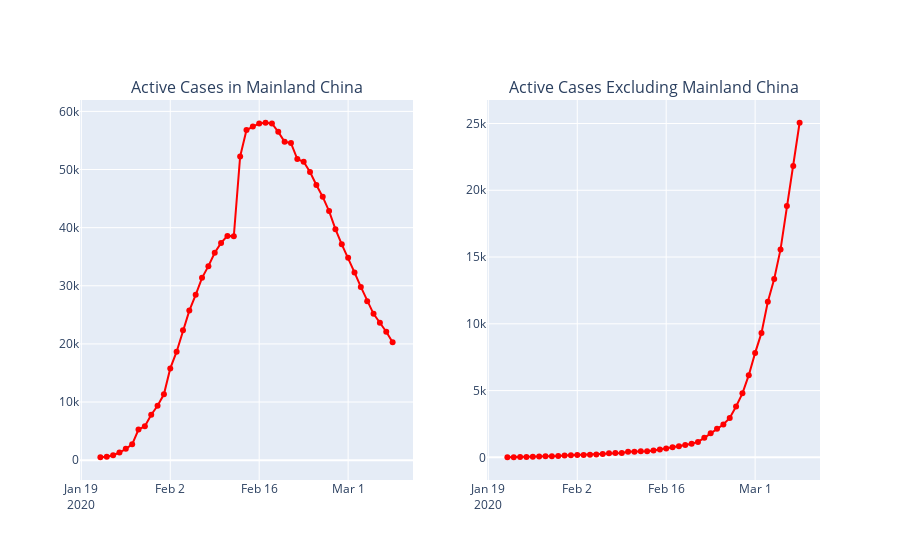

This figure's notebook cell:
### Code cell
fig = make_subplots(rows=1, cols=2,shared_xaxes=True,
                   subplot_titles=('Active Cases in Mainland China','Active Cases Excluding Mainland China'))
fig.add_trace(go.Scatter(x=ActiveCasesChina['Date'],y=ActiveCasesChina['Active Cases'],
                         mode='lines+markers',
                         name='New Cases',
                         line=dict(color=chartcol,width=2)),
                         row=1,col=1)
fig.add_trace(go.Scatter(x=ActiveCasesExcludingChina['Date'],y=ActiveCasesExcludingChina['Active Cases'],
                         mode='lines+markers',
                         name='Active Cases',
                         line=dict(color=chartcol,width=2)),
                         row=1,col=2)
fig.update_layout(showlegend=False)

### Figure 1 — Plotly figure (JSON) as saved in the notebook; plotly's stock layout.template omitted (floating-point values rounded to 4 significant figures)
{"data": [{"line": {"color": "red", "width": 2}, "mode": "lines+markers", "name": "New Cases", "type": "scatter", "x": ["2020-01-22T00:00:00", "2020-01-23T00:00:00", "2020-01-24T00:00:00", "2020-01-25T00:00:00", "2020-01-26T00:00:00", "2020-01-27T00:00:00", "2020-01-28T00:00:00", "2020-01-29T00:00:00", "2020-01-30T00:00:00", "2020-01-31T00:00:00", "2020-02-01T00:00:00", "2020-02-02T00:00:00", "2020-02-03T00:00:00", "2020-02-04T00:00:00", "2020-02-05T00:00:00", "2020-02-06T00:00:00", "2020-02-07T00:00:00", "2020-02-08T00:00:00", "2020-02-09T00:00:00", "2020-02-10T00:00:00", "2020-02-11T00:00:00", "2020-02-12T00:00:00", "2020-02-13T00:00:00", "2020-02-14T00:00:00", "2020-02-15T00:00:00", "2020-02-16T00:00:00", "2020-02-17T00:00:00", "2020-02-18T00:00:00", "2020-02-19T00:00:00", "2020-02-20T00:00:00", "2020-02-21T00:00:00", "2020-02-22T00:00:00", "2020-02-23T00:00:00", "2020-02-24T00:00:00", "2020-02-25T00:00:00", "2020-02-26T00:00:00", "2020-02-27T00:00:00", "2020-02-28T00:00:00", "2020-02-29T00:00:00", "2020-03-01T00:00:00", "2020-03-02T00:00:00", "2020-03-03T00:00:00", "2020-03-04T00:00:00", "2020-03-05T00:00:00", "2020-03-06T00:00:00", "2020-03-07T00:00:00", "2020-03-08T00:00:00"], "xaxis": "x", "y": [502, 591, 854, 1318, 1957, 2723, 5262, 5817, 7818, 9356, 11337, 15783, 18654, 22347, 25732, 28445, 31360, 33379, 35668, 37378, 38581, 38504, 52251, 56799, 57391, 57933, 58046, 57938, 56480, 54761, 54543, 51794, 51325, 49569, 47347, 45297, 42856, 39745, 37137, 34838, 32304, 29802, 27335, 25169, 23643, 22104, 20282], "yaxis": "y"}, {"line": {"color": "red", "width": 2}, "mode": "lines+markers", "name": "Active Cases", "type": "scatter", "x": ["2020-01-22T00:00:00", "2020-01-23T00:00:00", "2020-01-24T00:00:00", "2020-01-25T00:00:00", "2020-01-26T00:00:00", "2020-01-27T00:00:00", "2020-01-28T00:00:00", "2020-01-29T00:00:00", "2020-01-30T00:00:00", "2020-01-31T00:00:00", "2020-02-01T00:00:00", "2020-02-02T00:00:00", "2020-02-03T00:00:00", "2020-02-04T00:00:00", "2020-02-05T00:00:00", "2020-02-06T00:00:00", "2020-02-07T00:00:00", "2020-02-08T00:00:00", "2020-02-09T00:00:00", "2020-02-10T00:00:00", "2020-02-11T00:00:00", "2020-02-12T00:00:00", "2020-02-13T00:00:00", "2020-02-14T00:00:00", "2020-02-15T00:00:00", "2020-02-16T00:00:00", "2020-02-17T00:00:00", "2020-02-18T00:00:00", "2020-02-19T00:00:00", "2020-02-20T00:00:00", "2020-02-21T00:00:00", "2020-02-22T00:00:00", "2020-02-23T00:00:00", "2020-02-24T00:00:00", "2020-02-25T00:00:00", "2020-02-26T00:00:00", "2020-02-27T00:00:00", "2020-02-28T00:00:00", "2020-02-29T00:00:00", "2020-03-01T00:00:00", "2020-03-02T00:00:00", "2020-03-03T00:00:00", "2020-03-04T00:00:00", "2020-03-05T00:00:00", "2020-03-06T00:00:00", "2020-03-07T00:00:00", "2020-03-08T00:00:00"], "xaxis": "x2", "y": [8, 14, 25, 35, 53, 61, 78, 90, 102, 136, 158, 170, 178, 201, 216, 252, 302, 320, 333, 426, 426, 450, 453, 507, 580, 658, 763, 841, 918, 1014, 1159, 1461, 1797, 2145, 2455, 2946, 3809, 4794, 6153, 7821, 9318, 11652, 13363, 15571, 18830, 21814, 25056], "yaxis": "y2"}], "layout": {"annotations": [{"font": {"size": 16}, "showarrow": false, "text": "Active Cases in Mainland China", "x": 0.225, "xanchor": "center", "xref": "paper", "y": 1, "yanchor": "bottom", "yref": "paper"}, {"font": {"size": 16}, "showarrow": false, "text": "Active Cases Excluding Mainland China", "x": 0.775, "xanchor": "center", "xref": "paper", "y": 1, "yanchor": "bottom", "yref": "paper"}], "showlegend": false, "xaxis": {"anchor": "y", "domain": [0, 0.45]}, "xaxis2": {"anchor": "y2", "domain": [0.55, 1]}, "yaxis": {"anchor": "x", "domain": [0, 1]}, "yaxis2": {"anchor": "x2", "domain": [0, 1]}}}
